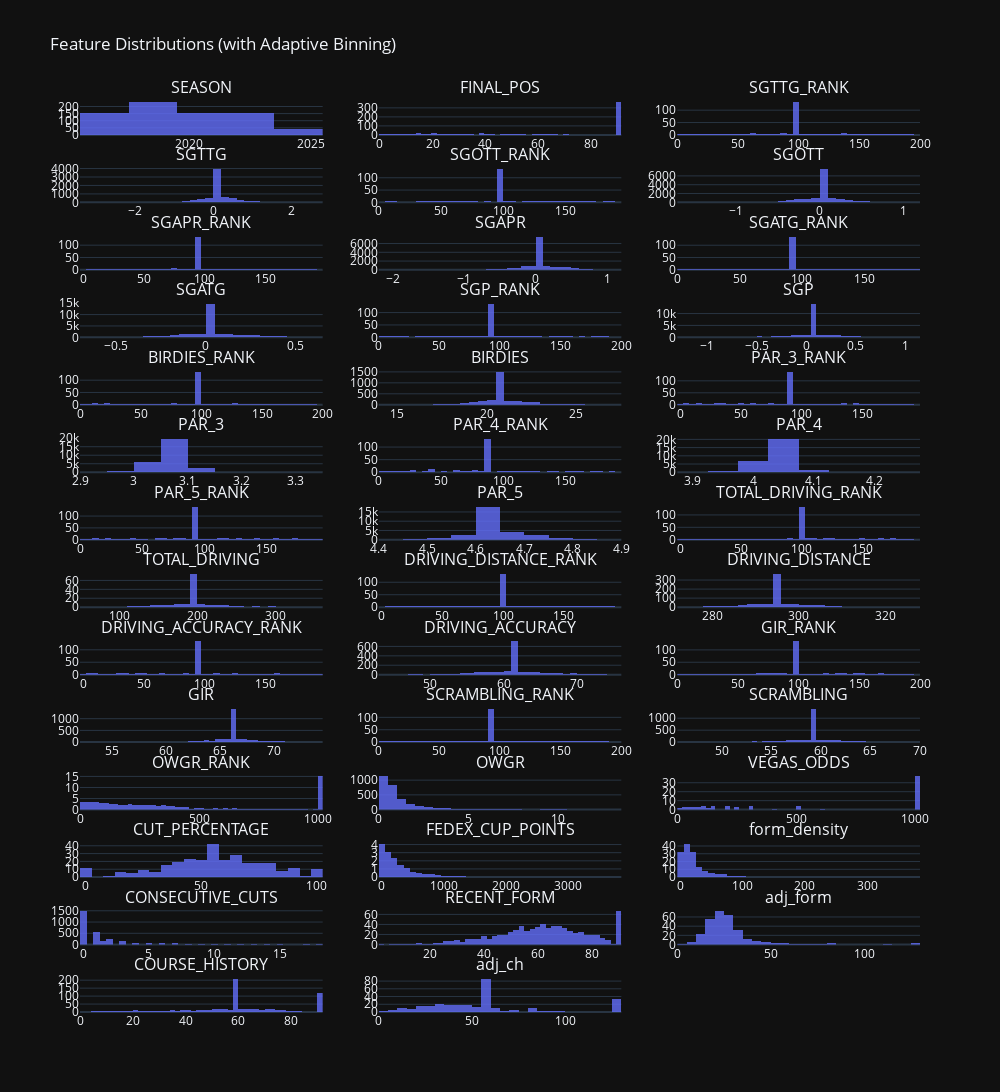

Here is the notebook cell this chart was saved with:
### Markdown cell above
### Check Features for Outliers and General Health (Histograms)
Now that all the data is cleaned, let's look at the distribution graphs.

### Code cell
import plotly.express as px
import plotly.subplots as sp
import plotly.graph_objects as go
import pandas as pd
import numpy as np

# Select numeric columns with >1 unique value, excluding label
df_numeric = training_df.select_dtypes(include=np.number)
df_numeric = df_numeric.loc[:, df_numeric.nunique() > 1]
df_numeric = df_numeric.drop(columns=["TOP_20"], errors="ignore")

# Create subplots
n_cols = 3
n_rows = int(np.ceil(len(df_numeric.columns) / n_cols))
fig = sp.make_subplots(rows=n_rows, cols=n_cols, subplot_titles=df_numeric.columns)

# Add one histogram per feature with smart binning
for i, column in enumerate(df_numeric.columns):
    row = i // n_cols + 1
    col = i % n_cols + 1

    # Compute dynamic bin count
    col_range = df_numeric[column].max() - df_numeric[column].min()
    n_unique = df_numeric[column].nunique()
    nbins = min(50, max(5, int(n_unique / 2))) if col_range < 10 else 50  # tighter for short-range

    fig.add_trace(
        go.Histogram(
            x=df_numeric[column],
            nbinsx=nbins,
            histnorm="density",
            marker=dict(color="#636EFA"),
            opacity=0.8
        ),
        row=row,
        col=col
    )

# Style the figure
fig.update_layout(
    height=300 * n_rows,
    width=1000,
    title_text="Feature Distributions (with Adaptive Binning)",
    template="plotly_dark",
    showlegend=False
)

fig.show()

### Figure 1 — Plotly figure (JSON) as saved in the notebook; plotly's stock layout.template omitted (floating-point values rounded to 4 significant figures; data arrays with more than 128 entries replaced by an {"elided": "..."} marker saying what was removed)
{"data": [{"histnorm": "density", "marker": {"color": "#636EFA"}, "nbinsx": 5, "opacity": 0.8, "type": "histogram", "x": {"elided": "1483 int values"}, "xaxis": "x", "yaxis": "y"}, {"histnorm": "density", "marker": {"color": "#636EFA"}, "nbinsx": 50, "opacity": 0.8, "type": "histogram", "x": {"elided": "1483 int values"}, "xaxis": "x2", "yaxis": "y2"}, {"histnorm": "density", "marker": {"color": "#636EFA"}, "nbinsx": 50, "opacity": 0.8, "type": "histogram", "x": {"elided": "1483 float values"}, "xaxis": "x3", "yaxis": "y3"}, {"histnorm": "density", "marker": {"color": "#636EFA"}, "nbinsx": 50, "opacity": 0.8, "type": "histogram", "x": {"elided": "1483 float values"}, "xaxis": "x4", "yaxis": "y4"}, {"histnorm": "density", "marker": {"color": "#636EFA"}, "nbinsx": 50, "opacity": 0.8, "type": "histogram", "x": {"elided": "1483 float values"}, "xaxis": "x5", "yaxis": "y5"}, {"histnorm": "density", "marker": {"color": "#636EFA"}, "nbinsx": 50, "opacity": 0.8, "type": "histogram", "x": {"elided": "1483 float values"}, "xaxis": "x6", "yaxis": "y6"}, {"histnorm": "density", "marker": {"color": "#636EFA"}, "nbinsx": 50, "opacity": 0.8, "type": "histogram", "x": {"elided": "1483 float values"}, "xaxis": "x7", "yaxis": "y7"}, {"histnorm": "density", "marker": {"color": "#636EFA"}, "nbinsx": 50, "opacity": 0.8, "type": "histogram", "x": {"elided": "1483 float values"}, "xaxis": "x8", "yaxis": "y8"}, {"histnorm": "density", "marker": {"color": "#636EFA"}, "nbinsx": 50, "opacity": 0.8, "type": "histogram", "x": {"elided": "1483 float values"}, "xaxis": "x9", "yaxis": "y9"}, {"histnorm": "density", "marker": {"color": "#636EFA"}, "nbinsx": 50, "opacity": 0.8, "type": "histogram", "x": {"elided": "1483 float values"}, "xaxis": "x10", "yaxis": "y10"}, {"histnorm": "density", "marker": {"color": "#636EFA"}, "nbinsx": 50, "opacity": 0.8, "type": "histogram", "x": {"elided": "1483 float values"}, "xaxis": "x11", "yaxis": "y11"}, {"histnorm": "density", "marker": {"color": "#636EFA"}, "nbinsx": 50, "opacity": 0.8, "type": "histogram", "x": {"elided": "1483 float values"}, "xaxis": "x12", "yaxis": "y12"}, {"histnorm": "density", "marker": {"color": "#636EFA"}, "nbinsx": 50, "opacity": 0.8, "type": "histogram", "x": {"elided": "1483 float values"}, "xaxis": "x13", "yaxis": "y13"}, {"histnorm": "density", "marker": {"color": "#636EFA"}, "nbinsx": 50, "opacity": 0.8, "type": "histogram", "x": {"elided": "1483 float values"}, "xaxis": "x14", "yaxis": "y14"}, {"histnorm": "density", "marker": {"color": "#636EFA"}, "nbinsx": 50, "opacity": 0.8, "type": "histogram", "x": {"elided": "1483 float values"}, "xaxis": "x15", "yaxis": "y15"}, {"histnorm": "density", "marker": {"color": "#636EFA"}, "nbinsx": 16, "opacity": 0.8, "type": "histogram", "x": {"elided": "1483 float values"}, "xaxis": "x16", "yaxis": "y16"}, {"histnorm": "density", "marker": {"color": "#636EFA"}, "nbinsx": 50, "opacity": 0.8, "type": "histogram", "x": {"elided": "1483 float values"}, "xaxis": "x17", "yaxis": "y17"}, {"histnorm": "density", "marker": {"color": "#636EFA"}, "nbinsx": 13, "opacity": 0.8, "type": "histogram", "x": {"elided": "1483 float values"}, "xaxis": "x18", "yaxis": "y18"}, {"histnorm": "density", "marker": {"color": "#636EFA"}, "nbinsx": 50, "opacity": 0.8, "type": "histogram", "x": {"elided": "1483 float values"}, "xaxis": "x19", "yaxis": "y19"}, {"histnorm": "density", "marker": {"color": "#636EFA"}, "nbinsx": 21, "opacity": 0.8, "type": "histogram", "x": {"elided": "1483 float values"}, "xaxis": "x20", "yaxis": "y20"}, {"histnorm": "density", "marker": {"color": "#636EFA"}, "nbinsx": 50, "opacity": 0.8, "type": "histogram", "x": {"elided": "1483 float values"}, "xaxis": "x21", "yaxis": "y21"}, {"histnorm": "density", "marker": {"color": "#636EFA"}, "nbinsx": 50, "opacity": 0.8, "type": "histogram", "x": {"elided": "1483 float values"}, "xaxis": "x22", "yaxis": "y22"}, {"histnorm": "density", "marker": {"color": "#636EFA"}, "nbinsx": 50, "opacity": 0.8, "type": "histogram", "x": {"elided": "1483 float values"}, "xaxis": "x23", "yaxis": "y23"}, {"histnorm": "density", "marker": {"color": "#636EFA"}, "nbinsx": 50, "opacity": 0.8, "type": "histogram", "x": {"elided": "1483 float values"}, "xaxis": "x24", "yaxis": "y24"}, {"histnorm": "density", "marker": {"color": "#636EFA"}, "nbinsx": 50, "opacity": 0.8, "type": "histogram", "x": {"elided": "1483 float values"}, "xaxis": "x25", "yaxis": "y25"}, {"histnorm": "density", "marker": {"color": "#636EFA"}, "nbinsx": 50, "opacity": 0.8, "type": "histogram", "x": {"elided": "1483 float values"}, "xaxis": "x26", "yaxis": "y26"}, {"histnorm": "density", "marker": {"color": "#636EFA"}, "nbinsx": 50, "opacity": 0.8, "type": "histogram", "x": {"elided": "1483 float values"}, "xaxis": "x27", "yaxis": "y27"}, {"histnorm": "density", "marker": {"color": "#636EFA"}, "nbinsx": 50, "opacity": 0.8, "type": "histogram", "x": {"elided": "1483 float values"}, "xaxis": "x28", "yaxis": "y28"}, {"histnorm": "density", "marker": {"color": "#636EFA"}, "nbinsx": 50, "opacity": 0.8, "type": "histogram", "x": {"elided": "1483 float values"}, "xaxis": "x29", "yaxis": "y29"}, {"histnorm": "density", "marker": {"color": "#636EFA"}, "nbinsx": 50, "opacity": 0.8, "type": "histogram", "x": {"elided": "1483 float values"}, "xaxis": "x30", "yaxis": "y30"}, {"histnorm": "density", "marker": {"color": "#636EFA"}, "nbinsx": 50, "opacity": 0.8, "type": "histogram", "x": {"elided": "1483 float values"}, "xaxis": "x31", "yaxis": "y31"}, {"histnorm": "density", "marker": {"color": "#636EFA"}, "nbinsx": 50, "opacity": 0.8, "type": "histogram", "x": {"elided": "1483 float values"}, "xaxis": "x32", "yaxis": "y32"}, {"histnorm": "density", "marker": {"color": "#636EFA"}, "nbinsx": 50, "opacity": 0.8, "type": "histogram", "x": {"elided": "1483 float values"}, "xaxis": "x33", "yaxis": "y33"}, {"histnorm": "density", "marker": {"color": "#636EFA"}, "nbinsx": 50, "opacity": 0.8, "type": "histogram", "x": {"elided": "1483 float values"}, "xaxis": "x34", "yaxis": "y34"}, {"histnorm": "density", "marker": {"color": "#636EFA"}, "nbinsx": 50, "opacity": 0.8, "type": "histogram", "x": {"elided": "1483 float values"}, "xaxis": "x35", "yaxis": "y35"}, {"histnorm": "density", "marker": {"color": "#636EFA"}, "nbinsx": 50, "opacity": 0.8, "type": "histogram", "x": {"elided": "1483 float values"}, "xaxis": "x36", "yaxis": "y36"}, {"histnorm": "density", "marker": {"color": "#636EFA"}, "nbinsx": 50, "opacity": 0.8, "type": "histogram", "x": {"elided": "1483 float values"}, "xaxis": "x37", "yaxis": "y37"}, {"histnorm": "density", "marker": {"color": "#636EFA"}, "nbinsx": 50, "opacity": 0.8, "type": "histogram", "x": {"elided": "1483 float values"}, "xaxis": "x38", "yaxis": "y38"}, {"histnorm": "density", "marker": {"color": "#636EFA"}, "nbinsx": 50, "opacity": 0.8, "type": "histogram", "x": {"elided": "1483 float values"}, "xaxis": "x39", "yaxis": "y39"}, {"histnorm": "density", "marker": {"color": "#636EFA"}, "nbinsx": 50, "opacity": 0.8, "type": "histogram", "x": {"elided": "1483 float values"}, "xaxis": "x40", "yaxis": "y40"}, {"histnorm": "density", "marker": {"color": "#636EFA"}, "nbinsx": 50, "opacity": 0.8, "type": "histogram", "x": {"elided": "1483 float values"}, "xaxis": "x41", "yaxis": "y41"}], "layout": {"annotations": [{"font": {"size": 16}, "showarrow": false, "text": "SEASON", "x": 0.1444, "xanchor": "center", "xref": "paper", "y": 1, "yanchor": "bottom", "yref": "paper"}, {"font": {"size": 16}, "showarrow": false, "text": "FINAL_POS", "x": 0.5, "xanchor": "center", "xref": "paper", "y": 1, "yanchor": "bottom", "yref": "paper"}, {"font": {"size": 16}, "showarrow": false, "text": "SGTTG_RANK", "x": 0.8556, "xanchor": "center", "xref": "paper", "y": 1, "yanchor": "bottom", "yref": "paper"}, {"font": {"size": 16}, "showarrow": false, "text": "SGTTG", "x": 0.1444, "xanchor": "center", "xref": "paper", "y": 0.926, "yanchor": "bottom", "yref": "paper"}, {"font": {"size": 16}, "showarrow": false, "text": "SGOTT_RANK", "x": 0.5, "xanchor": "center", "xref": "paper", "y": 0.926, "yanchor": "bottom", "yref": "paper"}, {"font": {"size": 16}, "showarrow": false, "text": "SGOTT", "x": 0.8556, "xanchor": "center", "xref": "paper", "y": 0.926, "yanchor": "bottom", "yref": "paper"}, {"font": {"size": 16}, "showarrow": false, "text": "SGAPR_RANK", "x": 0.1444, "xanchor": "center", "xref": "paper", "y": 0.852, "yanchor": "bottom", "yref": "paper"}, {"font": {"size": 16}, "showarrow": false, "text": "SGAPR", "x": 0.5, "xanchor": "center", "xref": "paper", "y": 0.852, "yanchor": "bottom", "yref": "paper"}, {"font": {"size": 16}, "showarrow": false, "text": "SGATG_RANK", "x": 0.8556, "xanchor": "center", "xref": "paper", "y": 0.852, "yanchor": "bottom", "yref": "paper"}, {"font": {"size": 16}, "showarrow": false, "text": "SGATG", "x": 0.1444, "xanchor": "center", "xref": "paper", "y": 0.7781, "yanchor": "bottom", "yref": "paper"}, {"font": {"size": 16}, "showarrow": false, "text": "SGP_RANK", "x": 0.5, "xanchor": "center", "xref": "paper", "y": 0.7781, "yanchor": "bottom", "yref": "paper"}, {"font": {"size": 16}, "showarrow": false, "text": "SGP", "x": 0.8556, "xanchor": "center", "xref": "paper", "y": 0.7781, "yanchor": "bottom", "yref": "paper"}, {"font": {"size": 16}, "showarrow": false, "text": "BIRDIES_RANK", "x": 0.1444, "xanchor": "center", "xref": "paper", "y": 0.7041, "yanchor": "bottom", "yref": "paper"}, {"font": {"size": 16}, "showarrow": false, "text": "BIRDIES", "x": 0.5, "xanchor": "center", "xref": "paper", "y": 0.7041, "yanchor": "bottom", "yref": "paper"}, {"font": {"size": 16}, "showarrow": false, "text": "PAR_3_RANK", "x": 0.8556, "xanchor": "center", "xref": "paper", "y": 0.7041, "yanchor": "bottom", "yref": "paper"}, {"font": {"size": 16}, "showarrow": false, "text": "PAR_3", "x": 0.1444, "xanchor": "center", "xref": "paper", "y": 0.6301, "yanchor": "bottom", "yref": "paper"}, {"font": {"size": 16}, "showarrow": false, "text": "PAR_4_RANK", "x": 0.5, "xanchor": "center", "xref": "paper", "y": 0.6301, "yanchor": "bottom", "yref": "paper"}, {"font": {"size": 16}, "showarrow": false, "text": "PAR_4", "x": 0.8556, "xanchor": "center", "xref": "paper", "y": 0.6301, "yanchor": "bottom", "yref": "paper"}, {"font": {"size": 16}, "showarrow": false, "text": "PAR_5_RANK", "x": 0.1444, "xanchor": "center", "xref": "paper", "y": 0.5561, "yanchor": "bottom", "yref": "paper"}, {"font": {"size": 16}, "showarrow": false, "text": "PAR_5", "x": 0.5, "xanchor": "center", "xref": "paper", "y": 0.5561, "yanchor": "bottom", "yref": "paper"}, {"font": {"size": 16}, "showarrow": false, "text": "TOTAL_DRIVING_RANK", "x": 0.8556, "xanchor": "center", "xref": "paper", "y": 0.5561, "yanchor": "bottom", "yref": "paper"}, {"font": {"size": 16}, "showarrow": false, "text": "TOTAL_DRIVING", "x": 0.1444, "xanchor": "center", "xref": "paper", "y": 0.4821, "yanchor": "bottom", "yref": "paper"}, {"font": {"size": 16}, "showarrow": false, "text": "DRIVING_DISTANCE_RANK", "x": 0.5, "xanchor": "center", "xref": "paper", "y": 0.4821, "yanchor": "bottom", "yref": "paper"}, {"font": {"size": 16}, "showarrow": false, "text": "DRIVING_DISTANCE", "x": 0.8556, "xanchor": "center", "xref": "paper", "y": 0.4821, "yanchor": "bottom", "yref": "paper"}, {"font": {"size": 16}, "showarrow": false, "text": "DRIVING_ACCURACY_RANK", "x": 0.1444, "xanchor": "center", "xref": "paper", "y": 0.4082, "yanchor": "bottom", "yref": "paper"}, {"font": {"size": 16}, "showarrow": false, "text": "DRIVING_ACCURACY", "x": 0.5, "xanchor": "center", "xref": "paper", "y": 0.4082, "yanchor": "bottom", "yref": "paper"}, {"font": {"size": 16}, "showarrow": false, "text": "GIR_RANK", "x": 0.8556, "xanchor": "center", "xref": "paper", "y": 0.4082, "yanchor": "bottom", "yref": "paper"}, {"font": {"size": 16}, "showarrow": false, "text": "GIR", "x": 0.1444, "xanchor": "center", "xref": "paper", "y": 0.3342, "yanchor": "bottom", "yref": "paper"}, {"font": {"size": 16}, "showarrow": false, "text": "SCRAMBLING_RANK", "x": 0.5, "xanchor": "center", "xref": "paper", "y": 0.3342, "yanchor": "bottom", "yref": "paper"}, {"font": {"size": 16}, "showarrow": false, "text": "SCRAMBLING", "x": 0.8556, "xanchor": "center", "xref": "paper", "y": 0.3342, "yanchor": "bottom", "yref": "paper"}, {"font": {"size": 16}, "showarrow": false, "text": "OWGR_RANK", "x": 0.1444, "xanchor": "center", "xref": "paper", "y": 0.2602, "yanchor": "bottom", "yref": "paper"}, {"font": {"size": 16}, "showarrow": false, "text": "OWGR", "x": 0.5, "xanchor": "center", "xref": "paper", "y": 0.2602, "yanchor": "bottom", "yref": "paper"}, {"font": {"size": 16}, "showarrow": false, "text": "VEGAS_ODDS", "x": 0.8556, "xanchor": "center", "xref": "paper", "y": 0.2602, "yanchor": "bottom", "yref": "paper"}, {"font": {"size": 16}, "showarrow": false, "text": "CUT_PERCENTAGE", "x": 0.1444, "xanchor": "center", "xref": "paper", "y": 0.1862, "yanchor": "bottom", "yref": "paper"}, {"font": {"size": 16}, "showarrow": false, "text": "FEDEX_CUP_POINTS", "x": 0.5, "xanchor": "center", "xref": "paper", "y": 0.1862, "yanchor": "bottom", "yref": "paper"}, {"font": {"size": 16}, "showarrow": false, "text": "form_density", "x": 0.8556, "xanchor": "center", "xref": "paper", "y": 0.1862, "yanchor": "bottom", "yref": "paper"}, {"font": {"size": 16}, "showarrow": false, "text": "CONSECUTIVE_CUTS", "x": 0.1444, "xanchor": "center", "xref": "paper", "y": 0.1122, "yanchor": "bottom", "yref": "paper"}, {"font": {"size": 16}, "showarrow": false, "text": "RECENT_FORM", "x": 0.5, "xanchor": "center", "xref": "paper", "y": 0.1122, "yanchor": "bottom", "yref": "paper"}, {"font": {"size": 16}, "showarrow": false, "text": "adj_form", "x": 0.8556, "xanchor": "center", "xref": "paper", "y": 0.1122, "yanchor": "bottom", "yref": "paper"}, {"font": {"size": 16}, "showarrow": false, "text": "COURSE_HISTORY", "x": 0.1444, "xanchor": "center", "xref": "paper", "y": 0.03827, "yanchor": "bottom", "yref": "paper"}, {"font": {"size": 16}, "showarrow": false, "text": "adj_ch", "x": 0.5, "xanchor": "center", "xref": "paper", "y": 0.03827, "yanchor": "bottom", "yref": "paper"}], "height": 4200, "showlegend": false, "title": {"text": "Feature Distributions (with Adaptive Binning)"}, "width": 1000, "xaxis": {"anchor": "y", "domain": [0, 0.2889]}, "xaxis10": {"anchor": "y10", "domain": [0, 0.2889]}, "xaxis11": {"anchor": "y11", "domain": [0.3556, 0.6444]}, "xaxis12": {"anchor": "y12", "domain": [0.7111, 1]}, "xaxis13": {"anchor": "y13", "domain": [0, 0.2889]}, "xaxis14": {"anchor": "y14", "domain": [0.3556, 0.6444]}, "xaxis15": {"anchor": "y15", "domain": [0.7111, 1]}, "xaxis16": {"anchor": "y16", "domain": [0, 0.2889]}, "xaxis17": {"anchor": "y17", "domain": [0.3556, 0.6444]}, "xaxis18": {"anchor": "y18", "domain": [0.7111, 1]}, "xaxis19": {"anchor": "y19", "domain": [0, 0.2889]}, "xaxis2": {"anchor": "y2", "domain": [0.3556, 0.6444]}, "xaxis20": {"anchor": "y20", "domain": [0.3556, 0.6444]}, "xaxis21": {"anchor": "y21", "domain": [0.7111, 1]}, "xaxis22": {"anchor": "y22", "domain": [0, 0.2889]}, "xaxis23": {"anchor": "y23", "domain": [0.3556, 0.6444]}, "xaxis24": {"anchor": "y24", "domain": [0.7111, 1]}, "xaxis25": {"anchor": "y25", "domain": [0, 0.2889]}, "xaxis26": {"anchor": "y26", "domain": [0.3556, 0.6444]}, "xaxis27": {"anchor": "y27", "domain": [0.7111, 1]}, "xaxis28": {"anchor": "y28", "domain": [0, 0.2889]}, "xaxis29": {"anchor": "y29", "domain": [0.3556, 0.6444]}, "xaxis3": {"anchor": "y3", "domain": [0.7111, 1]}, "xaxis30": {"anchor": "y30", "domain": [0.7111, 1]}, "xaxis31": {"anchor": "y31", "domain": [0, 0.2889]}, "xaxis32": {"anchor": "y32", "domain": [0.3556, 0.6444]}, "xaxis33": {"anchor": "y33", "domain": [0.7111, 1]}, "xaxis34": {"anchor": "y34", "domain": [0, 0.2889]}, "xaxis35": {"anchor": "y35", "domain": [0.3556, 0.6444]}, "xaxis36": {"anchor": "y36", "domain": [0.7111, 1]}, "xaxis37": {"anchor": "y37", "domain": [0, 0.2889]}, "xaxis38": {"anchor": "y38", "domain": [0.3556, 0.6444]}, "xaxis39": {"anchor": "y39", "domain": [0.7111, 1]}, "xaxis4": {"anchor": "y4", "domain": [0, 0.2889]}, "xaxis40": {"anchor": "y40", "domain": [0, 0.2889]}, "xaxis41": {"anchor": "y41", "domain": [0.3556, 0.6444]}, "xaxis42": {"anchor": "y42", "domain": [0.7111, 1]}, "xaxis5": {"anchor": "y5", "domain": [0.3556, 0.6444]}, "xaxis6": {"anchor": "y6", "domain": [0.7111, 1]}, "xaxis7": {"anchor": "y7", "domain": [0, 0.2889]}, "xaxis8": {"anchor": "y8", "domain": [0.3556, 0.6444]}, "xaxis9": {"anchor": "y9", "domain": [0.7111, 1]}, "yaxis": {"anchor": "x", "domain": [0.9617, 1]}, "yaxis10": {"anchor": "x10", "domain": [0.7398, 0.7781]}, "yaxis11": {"anchor": "x11", "domain": [0.7398, 0.7781]}, "yaxis12": {"anchor": "x12", "domain": [0.7398, 0.7781]}, "yaxis13": {"anchor": "x13", "domain": [0.6658, 0.7041]}, "yaxis14": {"anchor": "x14", "domain": [0.6658, 0.7041]}, "yaxis15": {"anchor": "x15", "domain": [0.6658, 0.7041]}, "yaxis16": {"anchor": "x16", "domain": [0.5918, 0.6301]}, "yaxis17": {"anchor": "x17", "domain": [0.5918, 0.6301]}, "yaxis18": {"anchor": "x18", "domain": [0.5918, 0.6301]}, "yaxis19": {"anchor": "x19", "domain": [0.5179, 0.5561]}, "yaxis2": {"anchor": "x2", "domain": [0.9617, 1]}, "yaxis20": {"anchor": "x20", "domain": [0.5179, 0.5561]}, "yaxis21": {"anchor": "x21", "domain": [0.5179, 0.5561]}, "yaxis22": {"anchor": "x22", "domain": [0.4439, 0.4821]}, "yaxis23": {"anchor": "x23", "domain": [0.4439, 0.4821]}, "yaxis24": {"anchor": "x24", "domain": [0.4439, 0.4821]}, "yaxis25": {"anchor": "x25", "domain": [0.3699, 0.4082]}, "yaxis26": {"anchor": "x26", "domain": [0.3699, 0.4082]}, "yaxis27": {"anchor": "x27", "domain": [0.3699, 0.4082]}, "yaxis28": {"anchor": "x28", "domain": [0.2959, 0.3342]}, "yaxis29": {"anchor": "x29", "domain": [0.2959, 0.3342]}, "yaxis3": {"anchor": "x3", "domain": [0.9617, 1]}, "yaxis30": {"anchor": "x30", "domain": [0.2959, 0.3342]}, "yaxis31": {"anchor": "x31", "domain": [0.2219, 0.2602]}, "yaxis32": {"anchor": "x32", "domain": [0.2219, 0.2602]}, "yaxis33": {"anchor": "x33", "domain": [0.2219, 0.2602]}, "yaxis34": {"anchor": "x34", "domain": [0.148, 0.1862]}, "yaxis35": {"anchor": "x35", "domain": [0.148, 0.1862]}, "yaxis36": {"anchor": "x36", "domain": [0.148, 0.1862]}, "yaxis37": {"anchor": "x37", "domain": [0.07398, 0.1122]}, "yaxis38": {"anchor": "x38", "domain": [0.07398, 0.1122]}, "yaxis39": {"anchor": "x39", "domain": [0.07398, 0.1122]}, "yaxis4": {"anchor": "x4", "domain": [0.8878, 0.926]}, "yaxis40": {"anchor": "x40", "domain": [0, 0.03827]}, "yaxis41": {"anchor": "x41", "domain": [0, 0.03827]}, "yaxis42": {"anchor": "x42", "domain": [0, 0.03827]}, "yaxis5": {"anchor": "x5", "domain": [0.8878, 0.926]}, "yaxis6": {"anchor": "x6", "domain": [0.8878, 0.926]}, "yaxis7": {"anchor": "x7", "domain": [0.8138, 0.852]}, "yaxis8": {"anchor": "x8", "domain": [0.8138, 0.852]}, "yaxis9": {"anchor": "x9", "domain": [0.8138, 0.852]}}}
